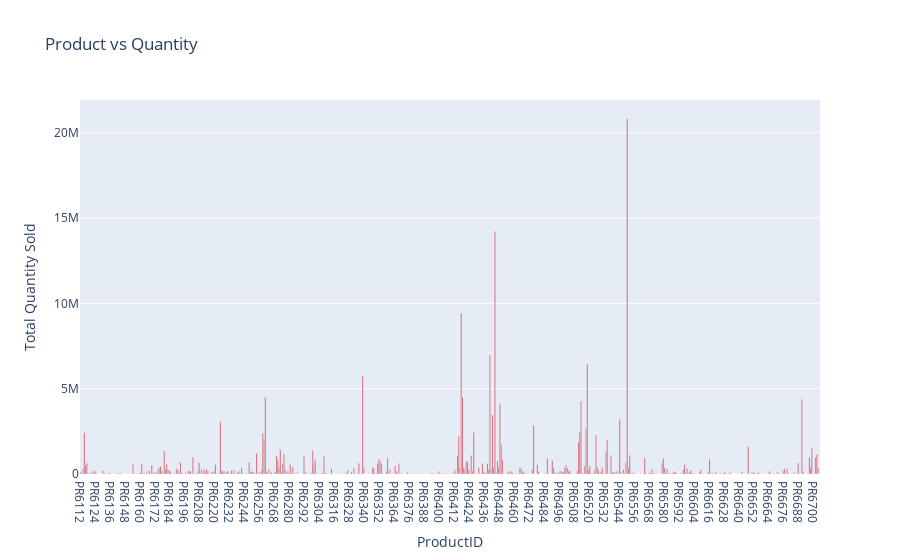

The cell this chart's notebook holds for it:
### Code cell
data_plot = [go.Bar(x=d_5.index,
                          y=d_5.Quantity.astype(float),
       marker=dict(
        color="#CC0E1D",# Lava (#CC0E1D)
#         color = 'rgb(200,0,0)'   `
    ))]
layout = go.Layout(title = "Product vs Quantity",xaxis=dict(title="ProductID"),yaxis=dict(title="Total Quantity Sold"))
fig = go.Figure(data= data_plot, layout=layout)
iplot(fig)

### Figure 1 — Plotly figure (JSON) as saved in the notebook; plotly's stock layout.template omitted (floating-point values rounded to 4 significant figures; data arrays with more than 128 entries replaced by an {"elided": "..."} marker saying what was removed)
{"data": [{"marker": {"color": "#CC0E1D"}, "type": "bar", "x": {"elided": "593 str values"}, "y": {"elided": "593 int values"}}], "layout": {"title": {"text": "Product vs Quantity"}, "xaxis": {"title": {"text": "ProductID"}}, "yaxis": {"title": {"text": "Total Quantity Sold"}}}}
